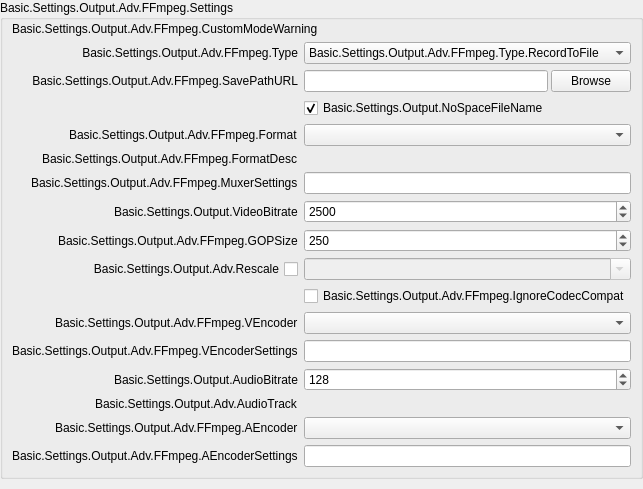
                          <widget class="QWidget" name="scrollAreaWidgetContents_8">
                           <property name="geometry">
                            <rect>
                             <x>0</x>
                             <y>0</y>
                             <width>625</width>
                             <height>489</height>
                            </rect>
                           </property>
                           <layout class="QVBoxLayout" name="verticalLayout_27">
                            <property name="leftMargin">
                             <number>0</number>
                            </property>
                            <property name="topMargin">
                             <number>0</number>
                            </property>
                            <property name="rightMargin">
                             <number>0</number>
                            </property>
                            <property name="bottomMargin">
                             <number>0</number>
                            </property>
                            <item>
                             <widget class="QGroupBox" name="advOutRecFFmpeg">
                              <property name="title">
                               <string>Basic.Settings.Output.Adv.FFmpeg.Settings</string>
                              </property>
                              <layout class="QFormLayout" name="formLayout_7">
                               <property name="fieldGrowthPolicy">
                                <enum>QFormLayout::AllNonFixedFieldsGrow</enum>
                               </property>
                               <property name="labelAlignment">
                                <set>Qt::AlignRight|Qt::AlignTrailing|Qt::AlignVCenter</set>
                               </property>
                               <property name="leftMargin">
                                <number>9</number>
                               </property>
                               <property name="topMargin">
                                <number>2</number>
                               </property>
                               <property name="rightMargin">
                                <number>9</number>
                               </property>
                               <property name="bottomMargin">
                                <number>9</number>
                               </property>
                               <item row="0" column="0" colspan="2">
                                <widget class="QLabel" name="label_19">
                                 <property name="text">
                                  <string>Basic.Settings.Output.Adv.FFmpeg.CustomModeWarning</string>
                                 </property>
                                 <property name="wordWrap">
                                  <bool>true</bool>
                                 </property>
                                 <property name="class" stdset="0">
                                  <string notr="true">text-warning</string>
                                 </property>
                                </widget>
                               </item>
                               <item row="1" column="0">
                                <widget class="QLabel" name="label_48">
                                 <property name="sizePolicy">
                                  <sizepolicy hsizetype="Preferred" vsizetype="Expanding">
                                   <horstretch>0</horstretch>
                                   <verstretch>0</verstretch>
                                  </sizepolicy>
                                 </property>
                                 <property name="minimumSize">
                                  <size>
                                   <width>170</width>
                                   <height>0</height>
                                  </size>
                                 </property>
                                 <property name="text">
                                  <string>Basic.Settings.Output.Adv.FFmpeg.Type</string>
                                 </property>
                                 <property name="alignment">
                                  <set>Qt::AlignRight|Qt::AlignTrailing|Qt::AlignVCenter</set>
                                 </property>
                                </widget>
                               </item>
                               <item row="1" column="1">
                                <widget class="QComboBox" name="advOutFFType">
                                 <item>
                                  <property name="text">
                                   <string>Basic.Settings.Output.Adv.FFmpeg.Type.RecordToFile</string>
                                  </property>
                                 </item>
                                 <item>
                                  <property name="text">
                                   <string>Basic.Settings.Output.Adv.FFmpeg.Type.URL</string>
                                  </property>
                                 </item>
                                </widget>
                               </item>
                               <item row="2" column="0">
                                <widget class="QLabel" name="label_36">
                                 <property name="sizePolicy">
                                  <sizepolicy hsizetype="Preferred" vsizetype="Expanding">
                                   <horstretch>0</horstretch>
                                   <verstretch>0</verstretch>
                                  </sizepolicy>
                                 </property>
                                 <property name="minimumSize">
                                  <size>
                                   <width>170</width>
                                   <height>0</height>
                                  </size>
                                 </property>
                                 <property name="text">
                                  <string>Basic.Settings.Output.Adv.FFmpeg.SavePathURL</string>
                                 </property>
                                 <property name="alignment">
                                  <set>Qt::AlignRight|Qt::AlignTrailing|Qt::AlignVCenter</set>
                                 </property>
                                </widget>
                               </item>
                               <item row="2" column="1">
                                <widget class="QStackedWidget" name="stackedWidget_2">
                                 <property name="sizePolicy">
                                  <sizepolicy hsizetype="Preferred" vsizetype="Maximum">
                                   <horstretch>0</horstretch>
                                   <verstretch>0</verstretch>
                                  </sizepolicy>
                                 </property>
                                 <property name="currentIndex">
                                  <number>0</number>
                                 </property>
                                 <widget class="QWidget" name="page_7">
                                  <property name="sizePolicy">
                                   <sizepolicy hsizetype="Preferred" vsizetype="Maximum">
                                    <horstretch>0</horstretch>
                                    <verstretch>0</verstretch>
                                   </sizepolicy>
                                  </property>
                                  <layout class="QHBoxLayout" name="horizontalLayout_27">
                                   <property name="spacing">
                                    <number>3</number>
                                   </property>
                                   <property name="leftMargin">
                                    <number>0</number>
                                   </property>
                                   <property name="topMargin">
                                    <number>0</number>
                                   </property>
                                   <property name="rightMargin">
                                    <number>0</number>
                                   </property>
                                   <property name="bottomMargin">
                                    <number>0</number>
                                   </property>
                                   <item>
                                    <widget class="QLineEdit" name="advOutFFRecPath">
                                     <property name="readOnly">
                                      <bool>true</bool>
                                     </property>
                                    </widget>
                                   </item>
                                   <item>
                                    <widget class="QPushButton" name="advOutFFPathBrowse">
                                     <property name="text">
                                      <string>Browse</string>
                                     </property>
                                    </widget>
                                   </item>
                                  </layout>
                                 </widget>
                                 <widget class="QWidget" name="page_8">
                                  <property name="sizePolicy">
                                   <sizepolicy hsizetype="Preferred" vsizetype="Maximum">
                                    <horstretch>0</horstretch>
                                    <verstretch>0</verstretch>
                                   </sizepolicy>
                                  </property>
                                  <layout class="QHBoxLayout" name="horizontalLayout_30">
                                   <property name="spacing">
                                    <number>0</number>
                                   </property>
                                   <property name="leftMargin">
                                    <number>0</number>
                                   </property>
                                   <property name="topMargin">
                                    <number>0</number>
                                   </property>
                                   <property name="rightMargin">
                                    <number>0</number>
                                   </property>
                                   <property name="bottomMargin">
                                    <number>0</number>
                                   </property>
                                   <item>
                                    <widget class="QLineEdit" name="advOutFFURL">
                                     <property name="enabled">
                                      <bool>true</bool>
                                     </property>
                                    </widget>
                                   </item>
                                  </layout>
                                 </widget>
                                </widget>
                               </item>
                               <item row="3" column="1">
                                <widget class="QCheckBox" name="advOutFFNoSpace">
                                 <property name="text">
                                  <string>Basic.Settings.Output.NoSpaceFileName</string>
                                 </property>
                                 <property name="checked">
                                  <bool>true</bool>
                                 </property>
                                </widget>
                               </item>
                               <item row="4" column="0">
                                <widget class="QLabel" name="label_16">
                                 <property name="text">
                                  <string>Basic.Settings.Output.Adv.FFmpeg.Format</string>
                                 </property>
                                </widget>
                               </item>
                               <item row="4" column="1">
                                <widget class="QComboBox" name="advOutFFFormat"/>
                               </item>
                               <item row="5" column="0">
                                <widget class="QLabel" name="label_44">
                                 <property name="text">
                                  <string>Basic.Settings.Output.Adv.FFmpeg.FormatDesc</string>
                                 </property>
                                </widget>
                               </item>
                               <item row="5" column="1">
                                <widget class="QLabel" name="advOutFFFormatDesc">
                                 <property name="text">
                                  <string/>
                                 </property>
                                </widget>
                               </item>
                               <item row="6" column="0">
                                <widget class="QLabel" name="label_1337">
                                 <property name="text">
                                  <string>Basic.Settings.Output.Adv.FFmpeg.MuxerSettings</string>
                                 </property>
                                </widget>
                               </item>
                               <item row="6" column="1">
                                <widget class="QLineEdit" name="advOutFFMCfg"/>
                               </item>
                               <item row="7" column="0">
                                <widget class="QLabel" name="label_40">
                                 <property name="text">
                                  <string>Basic.Settings.Output.VideoBitrate</string>
                                 </property>
                                </widget>
                               </item>
                               <item row="7" column="1">
                                <widget class="QSpinBox" name="advOutFFVBitrate">
                                 <property name="minimum">
                                  <number>0</number>
                                 </property>
                                 <property name="maximum">
                                  <number>1000000000</number>
                                 </property>
                                 <property name="value">
                                  <number>2500</number>
                                 </property>
                                </widget>
                               </item>
                               <item row="8" column="0">
                                <widget class="QLabel" name="label_63">
                                 <property name="text">
                                  <string>Basic.Settings.Output.Adv.FFmpeg.GOPSize</string>
                                 </property>
                                </widget>
                               </item>
                               <item row="8" column="1">
                                <widget class="QSpinBox" name="advOutFFVGOPSize">
                                 <property name="maximum">
                                  <number>1000000000</number>
                                 </property>
                                 <property name="value">
                                  <number>250</number>
                                 </property>
                                </widget>
                               </item>
                               <item row="9" column="0">
                                <widget class="QCheckBox" name="advOutFFUseRescale">
                                 <property name="sizePolicy">
                                  <sizepolicy hsizetype="Minimum" vsizetype="Expanding">
                                   <horstretch>0</horstretch>
                                   <verstretch>0</verstretch>
                                  </sizepolicy>
                                 </property>
                                 <property name="layoutDirection">
                                  <enum>Qt::RightToLeft</enum>
                                 </property>
                                 <property name="text">
                                  <string>Basic.Settings.Output.Adv.Rescale</string>
                                 </property>
                                </widget>
                               </item>
                               <item row="9" column="1">
                                <widget class="QComboBox" name="advOutFFRescale">
                                 <property name="enabled">
                                  <bool>false</bool>
                                 </property>
                                 <property name="editable">
                                  <bool>true</bool>
                                 </property>
                                </widget>
                               </item>
                               <item row="10" column="1">
                                <widget class="QCheckBox" name="advOutFFIgnoreCompat">
                                 <property name="text">
                                  <string>Basic.Settings.Output.Adv.FFmpeg.IgnoreCodecCompat</string>
                                 </property>
                                </widget>
                               </item>
                               <item row="11" column="0">
                                <widget class="QLabel" name="label_37">
                                 <property name="text">
                                  <string>Basic.Settings.Output.Adv.FFmpeg.VEncoder</string>
                                 </property>
                                </widget>
                               </item>
                               <item row="11" column="1">
                                <widget class="QComboBox" name="advOutFFVEncoder"/>
                               </item>
                               <item row="12" column="0">
                                <widget class="QLabel" name="label_38">
                                 <property name="text">
                                  <string>Basic.Settings.Output.Adv.FFmpeg.VEncoderSettings</string>
                                 </property>
                                </widget>
                               </item>
                               <item row="12" column="1">
                                <widget class="QLineEdit" name="advOutFFVCfg"/>
                               </item>
                               <item row="13" column="0">
                                <widget class="QLabel" name="label_41">
                                 <property name="text">
                                  <string>Basic.Settings.Output.AudioBitrate</string>
                                 </property>
                                </widget>
                               </item>
                               <item row="13" column="1">
                                <widget class="QSpinBox" name="advOutFFABitrate">
                                 <property name="minimum">
                                  <number>32</number>
                                 </property>
                                 <property name="maximum">
                                  <number>4096</number>
                                 </property>
                                 <property name="singleStep">
                                  <number>16</number>
                                 </property>
                                 <property name="value">
                                  <number>128</number>
                                 </property>
                                </widget>
                               </item>
                               <item row="14" column="0">
                                <widget class="QLabel" name="label_47">
                                 <property name="text">
                                  <string>Basic.Settings.Output.Adv.AudioTrack</string>
                                 </property>
                                </widget>
                               </item>
                               <item row="14" column="1">
                                <widget class="QFrame" name="widget_10">
                                 <property name="sizePolicy">
                                  <sizepolicy hsizetype="Maximum" vsizetype="Preferred">
                                   <horstretch>0</horstretch>
                                   <verstretch>0</verstretch>
                                  </sizepolicy>
                                 </property>
                                </widget>
                               </item>
                               <item row="15" column="0">
                                <widget class="QLabel" name="label_39">
                                 <property name="text">
                                  <string>Basic.Settings.Output.Adv.FFmpeg.AEncoder</string>
                                 </property>
                                </widget>
                               </item>
                               <item row="15" column="1">
                                <widget class="QComboBox" name="advOutFFAEncoder"/>
                               </item>
                               <item row="16" column="0">
                                <widget class="QLabel" name="label_46">
                                 <property name="text">
                                  <string>Basic.Settings.Output.Adv.FFmpeg.AEncoderSettings</string>
                                 </property>
                                </widget>
                               </item>
                               <item row="16" column="1">
                                <widget class="QLineEdit" name="advOutFFACfg"/>
                               </item>
                              </layout>
                             </widget>
                            </item>
                            <item>
                             <spacer name="verticalSpacer_6">
                              <property name="orientation">
                               <enum>Qt::Vertical</enum>
                              </property>
                              <property name="sizeHint" stdset="0">
                               <size>
                                <width>20</width>
                                <height>0</height>
                               </size>
                              </property>
                             </spacer>
                            </item>
                           </layout>
                          </widget>
